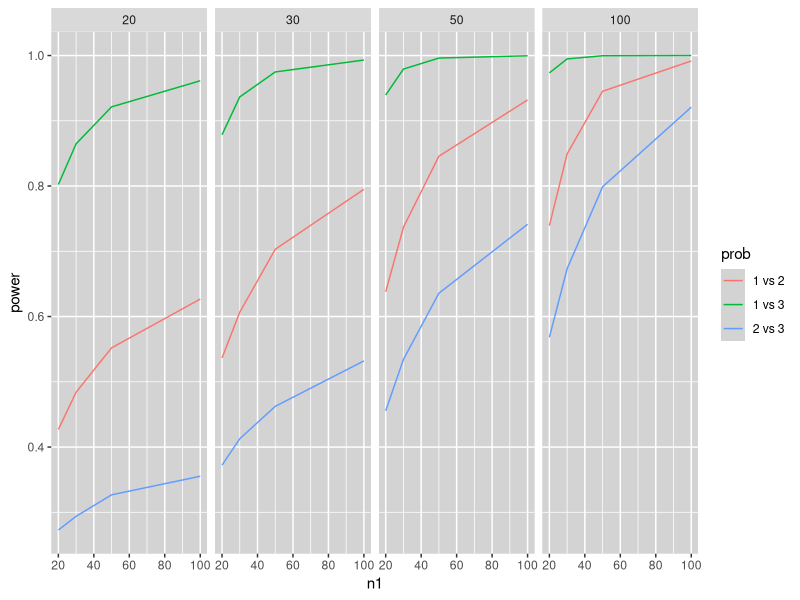

Generate this figure with R:
library(ggplot2)

# Setup
p1 <- c(1/3, 1/3, 1/3)
p2 <- c(1/10, 3/10, 6/10)
p3 <- c(1/10, 1/10, 8/10)
n1 <- c(20, 30, 50, 100)
n2 <- c(20, 30, 50, 100)

# Create a dataframe to store the results for each sample size and multinomial values
results <- data.frame(n1 = rep(rep(c(20,30,50,100), each = 4), 3),
                      n2 = rep(rep(c(20,30,50,100), 4), 3),
                      prob =  rep(c("1 vs 2", "1 vs 3", "2 vs 3"), each = 16),
                      power = 0
                      )

row <- 0 # set initial row = 0
for (size1 in n1){ # Loops through the sizes of n1
  for (size2 in n2){ # Loops through the sizes of n2
    row <- row + 1 # add 1 to row through each iteration of the loop
    comparisons <- replicate(50000, {data1 <- rmultinom(n = 1, size = size1, prob = p1) # Get 1 random multinomial for a size in n1 and for each probability in p1
                      data2 <- rmultinom(n = 1, size = size2, prob = p2)# Get 1 random multinomial for a size in n2 and for each proability in p2
                      combined <- cbind(data1, data2) # Combine the two random multinomials into a dataframe
                      observed <- t(combined) # Transpose the dataframe so each row is the multinomial
                      # Creates a 2x3 dataframe
                      colSum <- colSums(observed) # Get the total values in each of the 3 columns
                      probs <- colSum / (size1 + size2) # Get the probability of each column based on the observed values
                      row1Expected <- size1*probs # Calculate the expected value for each column in row 1
                      row2Expected <- size2*probs # Calculate the expected value for each column in row 2
                      # Create a dataframe to store the expected counts for each cell
                      # If the expected value is 0, then make it 0.5 to avoid NaN values
                      expected <- rbind(replace(row1Expected, row1Expected == 0, 0.5),
                                        replace(row2Expected, row2Expected == 0, 0.5)) 
                      # Calculate the Pearson value based on the expected and observed values
                      chiSq <- sum((observed - expected)^2/expected)
                      cutoff <- qchisq(p = 0.95,df = 2) # Calculate the cutoff, df = 2 since (col-1)(row-1) = (3-1)(2-1) = 2
                      chiSq >= cutoff}) # Calculate if the test statistic is greater than the cutoff
    power <- mean(comparisons) # Get the average value of the 50000 comparisons
    results[row, "power"] <- power # Store the value in the results data frame based on the current row index
  }
}
# Repeat the above process with probabilities p1 and p3
for (size1 in n1){
  for (size2 in n2){
    row <- row + 1 # add 1 to row through each iteration of the loop
    comparisons <- replicate(50000, {data1 <- rmultinom(n = 1, size = size1, prob = p1)
                      data2 <- rmultinom(n = 1, size = size2, prob = p3)
                      
                      combined <- cbind(data1, data2)
                      observed <- t(combined)
                      colSum <- colSums(observed)
                      probs <- colSum / (size1 + size2) 
                      row1Expected <- size1*probs
                      row2Expected <- size2*probs
                      expected <- rbind(replace(row1Expected, row1Expected == 0, 0.5),
                                        replace(row2Expected, row2Expected == 0, 0.5))
                      chiSq <- sum((observed - expected)^2/expected)
                      cutoff <- qchisq(p = 0.95,df = 2)
                      chiSq >= cutoff})
    power <- mean(comparisons)
    results[row, "power"] <- power
  }
}
# Repeat the above process with probabilities p2 and p3
for (size1 in n1){
  for (size2 in n2){
    row <- row + 1 # add 1 to row through each iteration of the loop
    comparisons <- replicate(50000, {data1 <- rmultinom(n = 1, size = size1, prob = p2)
                      data2 <- rmultinom(n = 1, size = size2, prob = p3)
                      
                      combined <- cbind(data1, data2)
                      observed <- t(combined)
                      colSum <- colSums(observed)
                      probs <- colSum / (size1 + size2) 
                      row1Expected <- size1*probs
                      row2Expected <- size2*probs
                      expected <- rbind(replace(row1Expected, row1Expected == 0, 0.5),
                                        replace(row2Expected, row2Expected == 0, 0.5))
                      chiSq <- sum((observed - expected)^2/expected)
                      cutoff <- qchisq(p = 0.95,df = 2)
                      chiSq >= cutoff})
    power <- mean(comparisons)
    results[row, "power"] <- power
  }
}

# Produce plot results
ggplot() + 
  geom_line(data = results, aes(x = n1, y = power, color = prob)) +
  facet_grid(~n2) + 
  theme(panel.background = element_rect(fill = "lightgray"))